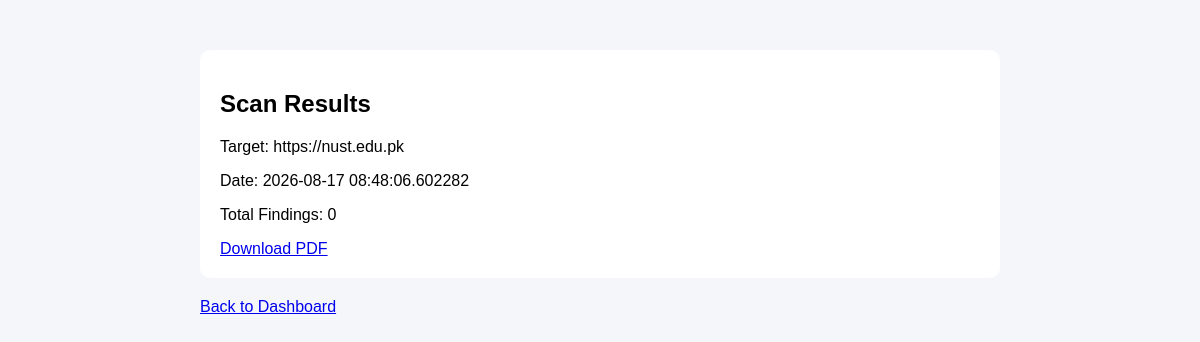
Screenshot of /scan/2 (signed in) with the database file from the repository.
### app.py (models this page shows)
class ScanRecord(db.Model):
    id = db.Column(db.Integer, primary_key=True)
    target_url = db.Column(db.String(500))
    scan_date = db.Column(db.DateTime, default=datetime.utcnow)
    total_findings = db.Column(db.Integer)
    scan_duration = db.Column(db.Float)
    findings_json = db.Column(db.Text)

### app.py (the view)
@app.route('/scan/<int:scan_id>')
def scan_results(scan_id):
    if 'user_id' not in session:
        return redirect('/login')
    scan = ScanRecord.query.get(scan_id)
    findings = json.loads(scan.findings_json)
    return render_template('scan_results.html', scan=scan, findings=findings)

### templates/scan_results.html (shortened to what this page needs)
<!DOCTYPE html>
<html>
<head>
</head>
<body>
    <div class="container">
        <div class="card">
            <h2>Scan Results</h2>
            <p>Target: {{ scan.target_url }}</p>
            <p>Date: {{ scan.scan_date }}</p>
            <p>Total Findings: {{ findings|length }}</p>
            <a href="/generate-pdf/{{ scan.id }}">Download PDF</a>
        </div>
        <p><a href="/dashboard">Back to Dashboard</a></p>
    </div>
</body>
</html>

### templates/scan_results.html (style rules this page uses)
body { font-family: Arial; background: #f4f6f9; }
.container { max-width: 800px; margin: 30px auto; padding: 20px; }
.card { background: white; padding: 20px; border-radius: 10px; margin-bottom: 20px; }

### rows the page displays
ScanRecord: target_url "https://nust.edu.pk", scan_date "2026-08-17 08:48:06.602282"

### other values shown
{{ findings|length }} "0"
